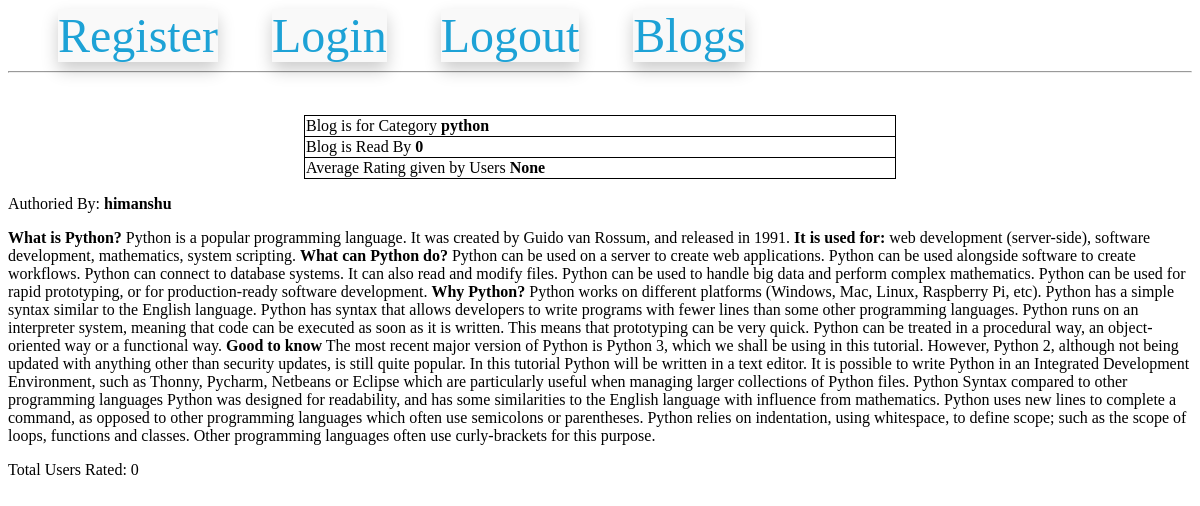
Page /blogDetail/1/himanshu/python (signed in) on the earlier database version.
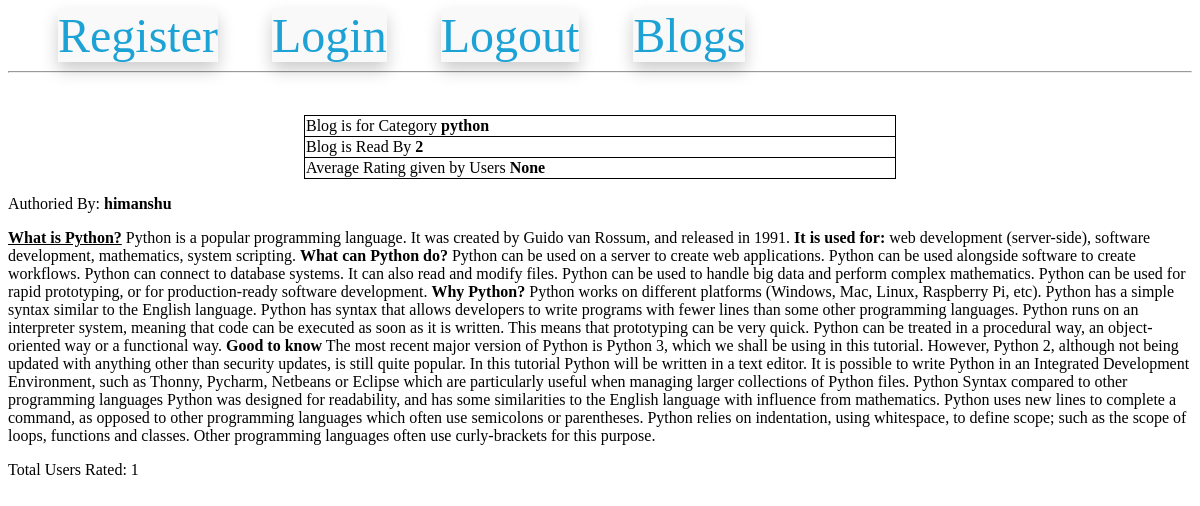
Same page on the later database version.
### models.py (models this page shows)
class BlogModel(db.Model):
    id = db.Column(db.Integer, primary_key=True)
    category_id = db.Column(
        db.Integer, db.ForeignKey("category_master.category_id"), nullable=False
    )
    blog_user_id = db.Column(db.Integer, db.ForeignKey("users.id"), nullable=False)
    blog_text = db.Column(db.Text, nullable=False)
    blog_creation_date = db.Column(db.DateTime)
    blog_read_count = db.Column(db.Integer, default=0)
    blog_rating_count = db.Column(db.Integer, default=0)

### routes.py (the view, shortened to what this page needs)
@app.route(
    "/blogDetail/<int:blog_id>/<string:username>/<string:category>",
    methods=["GET", "POST"],
)
@login_required
def blog_detail(blog_id, username, category):
    blog = BlogModel.query.get(blog_id)
    if request.method == "GET":
        if current_user.id != blog.blog_user_id:
            blog.blog_read_count = blog.blog_read_count + 1
            db.session.commit()
        rating = (
            db.session.query(func.avg(BlogComment.blog_rating))
            .filter(BlogComment.blog_rating == int(blog_id))
            .first()[0]
        )
        return render_template(
            "/blog_details.html",
            blog=blog,
            rating=rating,
            author=username,
            category=category,
        )

### models.py (called while the page is built)
@login.user_loader
def load_user(id):
    return UserModel.query.get(int(id))

### templates/blog_details.html (shortened to what this page needs)
{% extends 'base.html' %}
{% block content %}
<br>
<form method="POST" action="">
  <center>
  <p>
   <table style="width:50%;">
    <tr>
     <td style="width:80%;">
      Blog is for Category <b>{{ category }}</b>
     </td>
    <tr>
    <tr>
     <td style="width:80%;">
      Blog is Read By <b>{{ blog.blog_read_count }}</b>
     </td>
    <tr>
    <tr>
     <td style="width:80%;">
      Average Rating given by Users <b>{{ rating }}</b>
     </td>
    </table>
   </p>
</center>
Authoried By: <b>{{ author }}</b>
<p>
{{ blog.blog_text|safe }}
</p>
<p>
Total Users Rated: {{ blog.blog_rating_count }}
</p>
{% endblock %}

Differences in the rows shown:
changed BlogModel: blog_read_count "0" → "2"; blog_rating_count "0" → "1"
